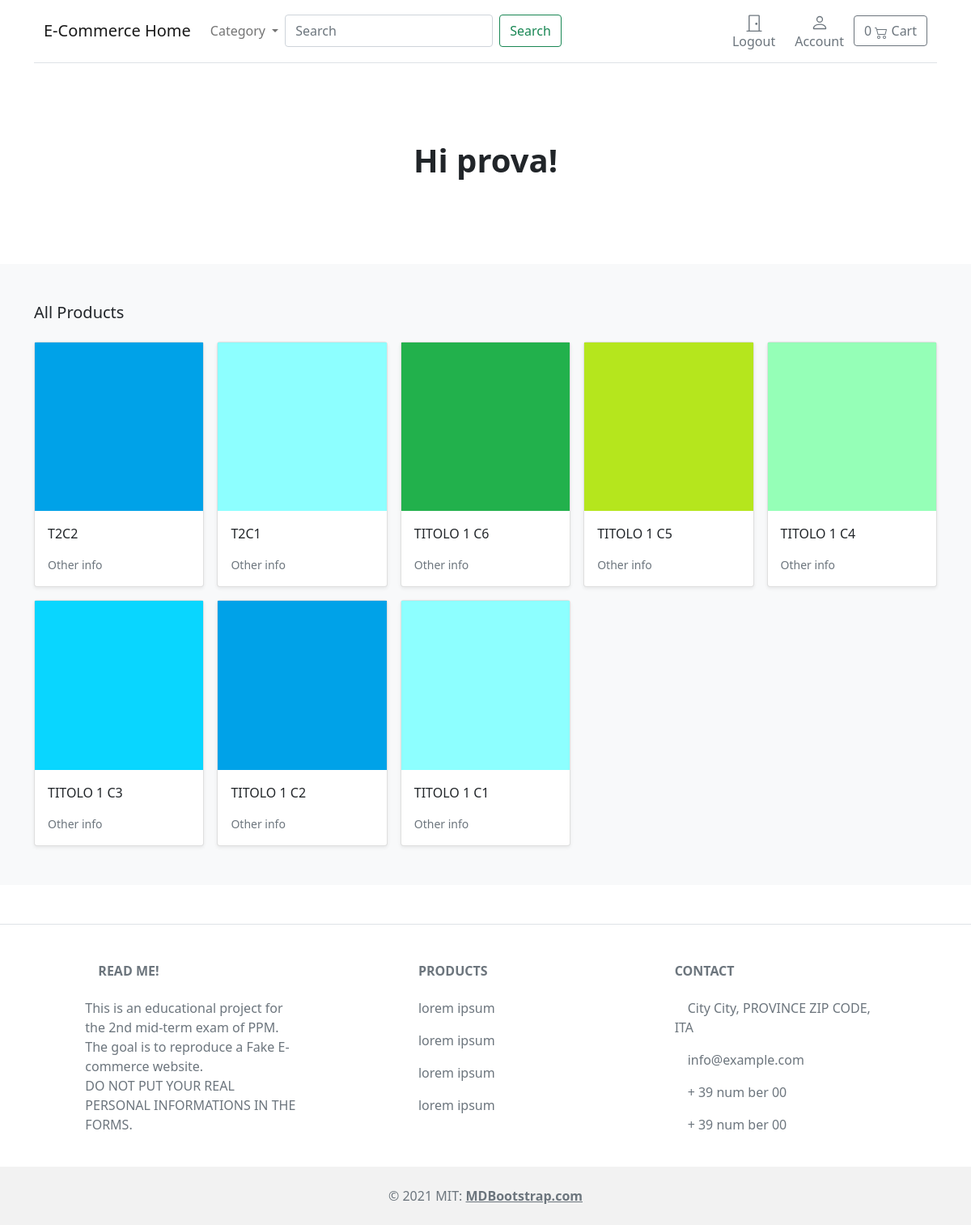
The app's page / (signed in) with its own data.
### accounts/models.py (models this page shows)
class CustomUser(AbstractUser):
    age = models.PositiveIntegerField(null=False, blank=False, default=30)

### store/models.py (models this page shows, shortened)
class Product(models.Model):
    category = models.ForeignKey(Category, related_name='product', on_delete=models.CASCADE)
    created_by = models.ForeignKey(settings.AUTH_USER_MODEL, on_delete=models.CASCADE, related_name='product_creator')
    title = models.CharField(max_length=255)
    author = models.CharField(max_length=255, default='admin')
    description = models.TextField(blank=True)
    image = models.ImageField(upload_to='images/')
    slug = models.SlugField(max_length=255)
    price = models.DecimalField(max_digits=4, decimal_places=2)
    in_stock = models.BooleanField(default=True)
    is_active = models.BooleanField(default=True)
    created = models.DateTimeField(auto_now_add=True)
    updated = models.DateTimeField(auto_now=True)
    objects = models.Manager()
    products = ProductManager()
    class Meta:
        verbose_name_plural = "Products"
        ordering = ('-created',)
    def get_absolute_url(self):
        return reverse('store:product_detail',args=[self.slug]) #now we can dinamically use that to add urls to our page

### store/views.py (the view)
# urls.py: path('', views.all_products, name='all_products'),
def all_products(request):
    products = Product.objects.all() # query sulla products table che colleziona tutti i prodotti
    return render(request, 'store/home.html', {'products':products}) # prende data prende templates e prepara il templates con i dati per inviarlo allo user

### basket/basket.py (called while the page is built)
    def __len__(self):
        return sum(item['qty'] for item in self.basket.values())

### basket/context_processor.py (called while the page is built)
def basket(request):
    return {'basket': Basket(request)}

### store/models.py (called while the page is built)
    def get_absolute_url(self):
        return reverse('store:category_list', args=[self.slug])

### store/views.py (called while the page is built)
def categories(request):
    return{
        'categories': Category.objects.all()
    }

### templates/store/home.html (shortened to what this page needs)
{% extends "./base.html" %}
{% load static %}
{% block content %}
{% if user.is_authenticated %}
<div class="px-4 py-5 my-5 text-center">
<h1 class="h1 fw-bold">Hi {{ user.username }}!</h1>
    </div>
<div class="album py-5 bg-light">
    <div class="container">
      <div class="pb-3 h5">All Products</div>
      <div class="row row-cols-1 row-cols-sm-2 row-cols-md-5 g-3">
        {% for product in products %}
        <div class="col">
          <div class="card shadow-sm">
              <a class="text-dark text-decoration-none" href="{{ product.get_absolute_url }}">
            <img class="img-fluid" alt="Responsive image" src="{{ product.image.url }}">
            <div class="card-body">
              <p class="card-text">
                {{ product.title }}
              </p>
              <div class="d-flex justify-content-between align-items-center">
                <small class="text-muted"> Other info</small>
              </div>
            </div>
                  </a>
          </div>
        </div>
        {% endfor %}
      </div>
    </div>
  </div>
{% endif %}
{% endblock %}

### records on screen
CustomUser: username "prova"
Product: image (picture), title "T2C2"
Product: image (picture), title "T2C1"
Product: image (picture), title "TITOLO 1 C6"
Product: image (picture), title "TITOLO 1 C5"
Product: image (picture), title "TITOLO 1 C4"
Product: image (picture), title "TITOLO 1 C3"
Product: image (picture), title "TITOLO 1 C2"
Product: image (picture), title "TITOLO 1 C1"
